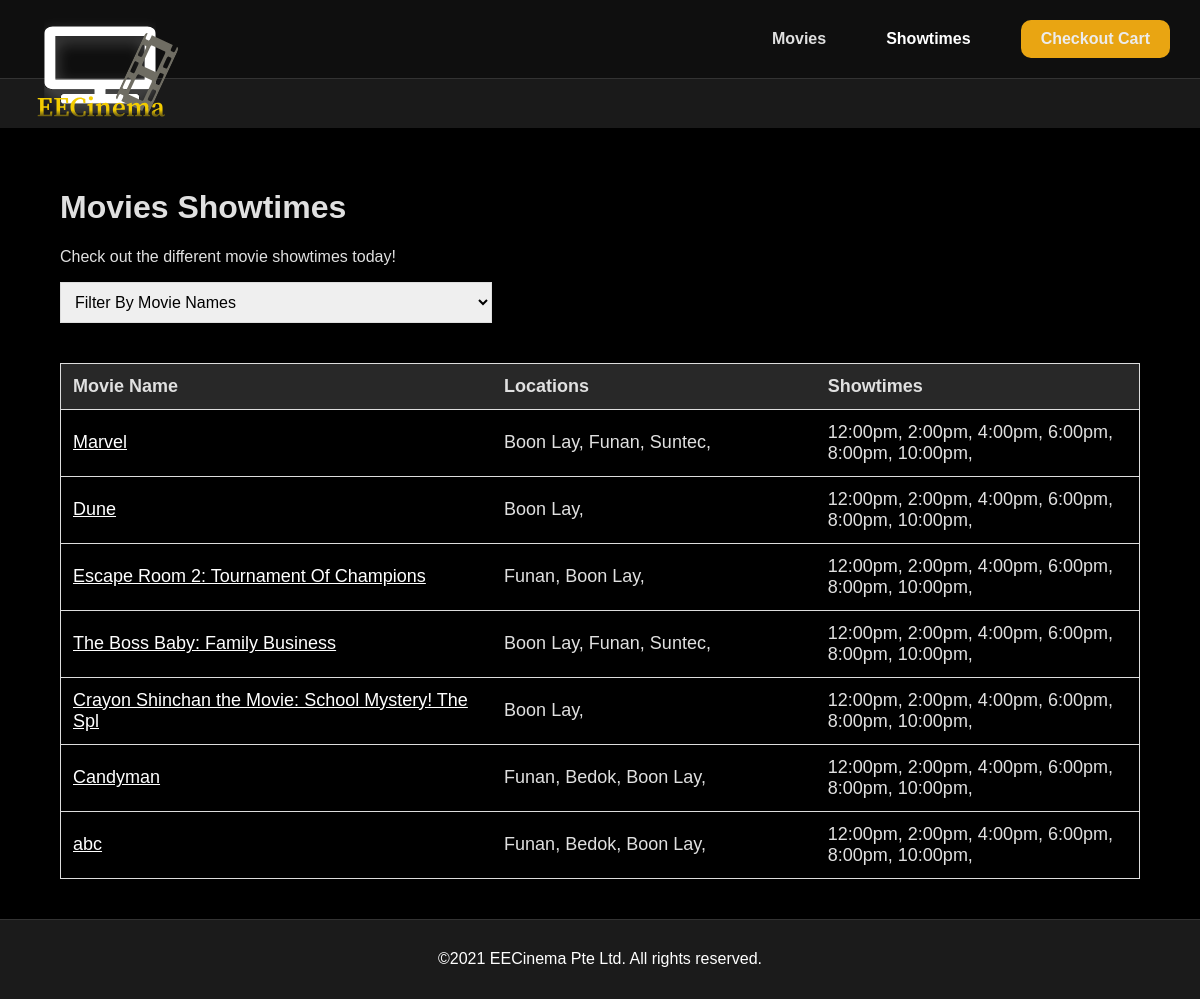
The app's page /showtimes.php, older data.
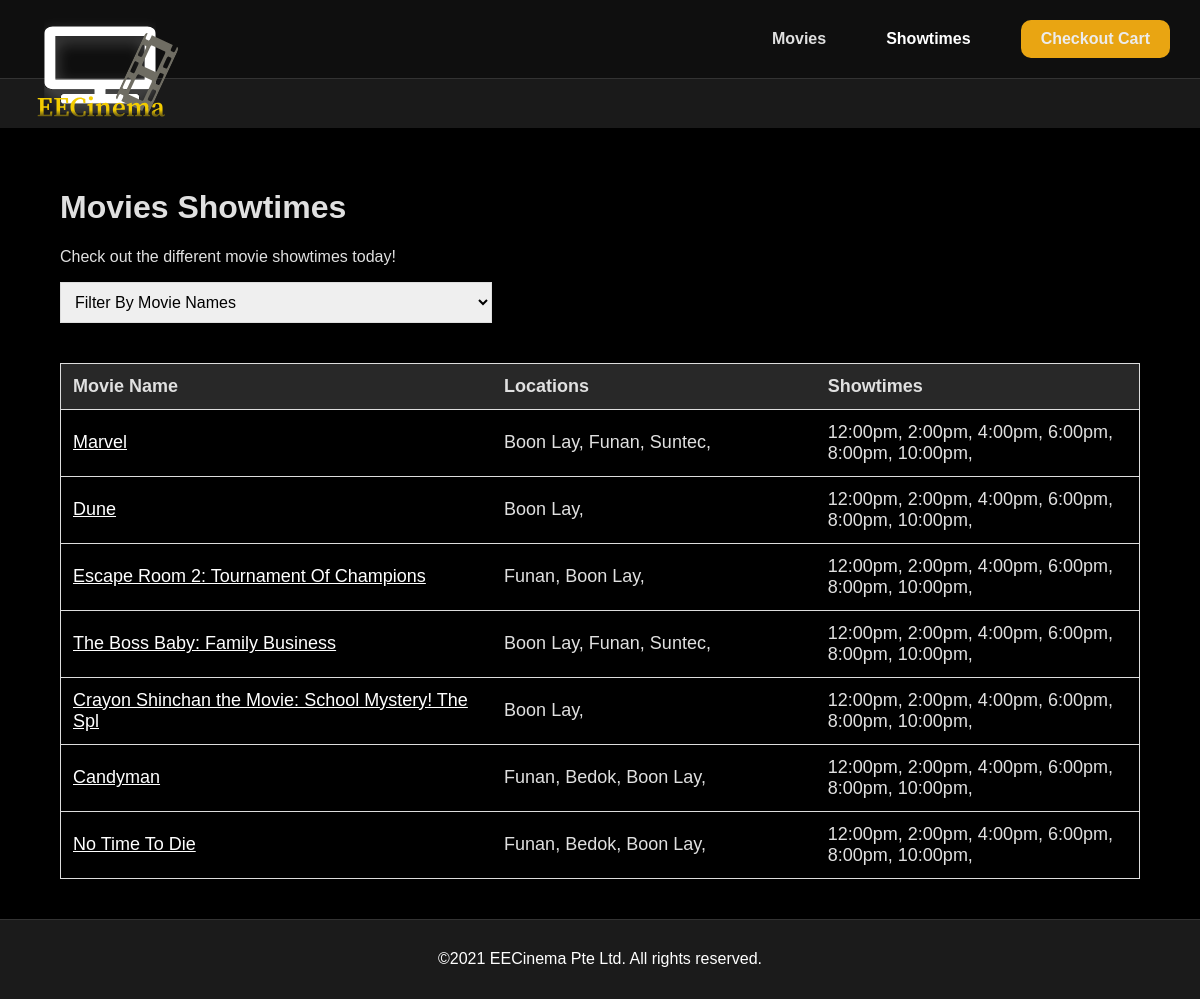
The same page, newer data.
### tables this page shows
CREATE TABLE IF NOT EXISTS `movies` (
  `id` int(10) unsigned NOT NULL AUTO_INCREMENT,
  `name` char(50) NOT NULL,
  `starting_date` date NOT NULL,
  `ending_date` date NOT NULL,
  `location` char(30) NOT NULL,
  `details` text NOT NULL,
  `pic_url` text NOT NULL,
  `trailer_url` text NOT NULL,
  PRIMARY KEY (`id`)
);

### showtimes.php (the view, shortened to what this page needs)
<html lang="en">
  <head>
    <link rel="stylesheet" href="css/mainlayout.css" />
    <link rel="stylesheet" href="css/showtimes.css" />
  </head>
  <body>
    <div class="header">
      <div class="container">
        <img
          class="header-logo"
          src="images/logo.svg"
          alt="logo"
          width="200px"
          height="auto"
        />
        <div class="nav-bar">
          <div class="nav-menu-item" class="active">
            <a href="index.php">Movies</a>
          </div>
          <div class="nav-menu-item">
            <a href="showtimes.php" class="active">Showtimes</a>
          </div>
          <div class="checkout-cart">
            <a href="cart.php">Checkout Cart <?php echo (!empty($_SESSION['cart'])? count($_SESSION['cart']):'');?></a>
          </div>
        </div>
      </div>
    </div>
    <div class="divider"></div>
    <div class="page-container">
      <div class="showtimes-container">
        <h1>Movies Showtimes</h1>
        <p>Check out the different movie showtimes today!</p>
        <select id="mylist" onchange="filter_movie()" class='form-control' style="padding: 10px; width: 40%; margin-bottom: 40px;">
        <option value="" selected disabled hidden>Filter By Movie Names</option>
        <?php
          @ $db = new mysqli('localhost', 'f32ee', 'f32ee', 'f32ee');
        ?>
        </select>
        <table id='myTable'>
          <tr class="header">
            <th style="width:40%;">Movie Name</th>
            <th style="width:30%;">Locations</th>
            <th style="width:30%;">Showtimes</th>
          </tr>
        <?php
        $query = "SELECT * from movies";
        $movieResult = $db->query($query);
        $num_results = $movieResult->num_rows;
          $current_date = date("Y-m-d");
          for ($i=0; $i <$num_results; $i++) {
            $row = $movieResult->fetch_assoc();
            if ($row['starting_date']<$current_date){
              echo "<tr><td>";
              echo '<a href="view.php?id='.$row["name"].'"" style="color:#fff;">';
              echo "<p>";
              echo $row['name']."</p></a>";
              echo "<td>";
              $location = explode(';',$row['location']);
              echo implode(", ",$location);
              echo "</td><td><p>12:00pm, 2:00pm, 4:00pm, 6:00pm, 8:00pm, 10:00pm,</p></td></tr>";
            }
          }
        ?>
        </table>
      </div>
    </div>
    <div class="footer">&copy;2021 EECinema Pte Ltd. All rights reserved.</div>
  </body>
</html>

### css/mainlayout.css (style rules this page uses)
* { box-sizing: border-box; }
body { margin: 0; background-color: black; font-family: Arial, Helvetica, sans-serif; color: #e0e0e0; min-height: 400px; }
.header { background-color: #0f0f0f; padding: 10px; }
.header-logo { position: absolute; top: 0; left: 0; }
.nav-bar { display: flex; flex-direction: row; justify-content: flex-end; align-items: center; margin: 10px 0; font-size: 1rem; }
.nav-menu-item { margin: 0 20px; padding: 10px; }
.nav-menu-item a { text-decoration: none; color: #e0e0e0; font-weight: bold; }
.nav-menu-item a.active { color: rgb(255, 255, 255); background-color: #00000000; }
.checkout-cart { border-radius: 10px; background-color: #e9a512; padding: 10px 20px; margin: 0 20px; }
.checkout-cart a { text-decoration: none; color: #ececec; font-weight: bold; }
.divider { width: 100%; height: 50px; background-color: rgb(26, 26, 26); border-top: 1px solid #333; }
.footer { min-height: 80px; bottom: 0; left: 0; width: 100%; background-color: #1b1b1b; color: rgb(255, 255, 255); padding: 20px; border-top: 1px solid #333; display: flex; flex-direction: row; align-items: center; justify-content: space-around; }

### css/showtimes.css (style rules this page uses)
.page-container { padding: 40px 60px; min-height: 500px; }
#mylist { background-position: 10px 10px; background-repeat: no-repeat; width: 100%; font-size: 16px; padding: 12px 20px 12px 40px; border: 1px solid #ddd; margin-bottom: 12px; }
#myTable { border-collapse: collapse; width: 100%; border: 1px solid #ddd; font-size: 18px; }
#myTable th, #myTable td { text-align: left; padding: 12px; }
#myTable tr { border-bottom: 1px solid #ddd; }
#myTable tr.header, #myTable tr:hover { background-color: #f1f1f12a; }

Row changes from the older to the newer data that the page shows:
changed movies: name "abc" → "No Time To Die"
